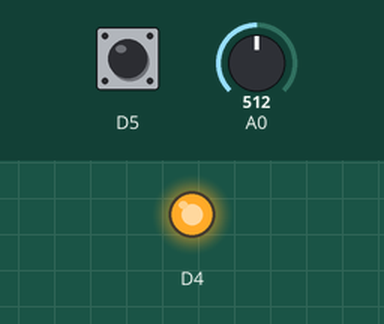
Bench run of a program on a simulated ESP8266 (NodeMCU). On the bench: output pins drawn as LEDs (lit = HIGH). The test bench sets the inputs (shaded band); at power-on: D5 HIGH, A0 = 512.

Above: at 1.2 s.
1.3 s: D5 pulled LOW for 0.15 s
At 2.0 s:
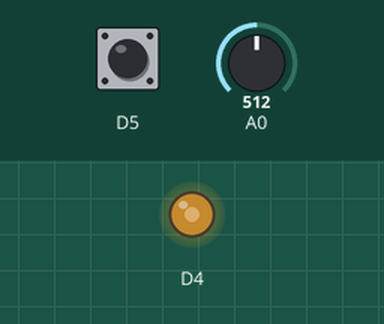
2.9 s: A0 set to 716
At 3.2 s:
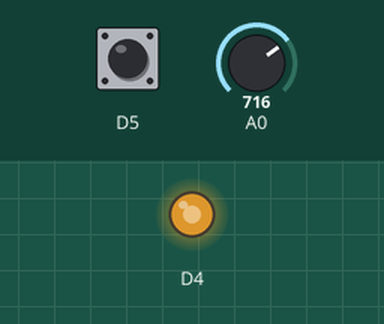
4.4 s: A0 set to 900
At 5.5 s:
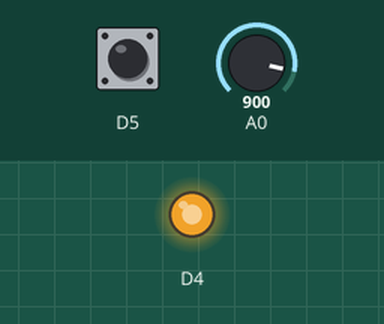
5.9 s: A0 set to 0
At 6.7 s:
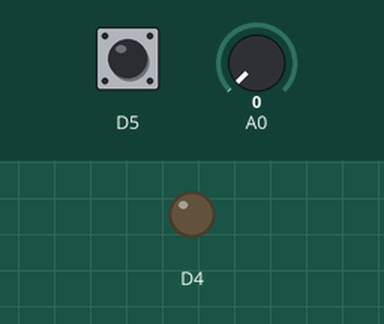
7.4 s: A0 set to 511
At 7.9 s:
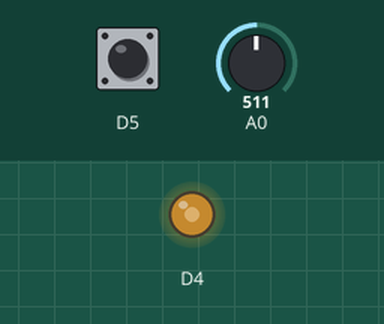
8.9 s: D5 pulled LOW for 1 s
At 10.2 s:
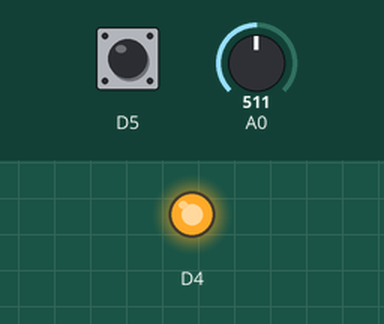
Timing chart, 0 to 11.9 s (numbered marks = the images above; inputs shaded):
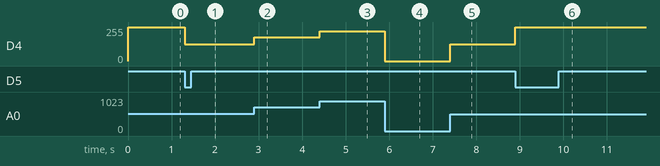

The program:

main.cpp
```cpp
#include <Arduino.h>
// I, William Ohia, 000791775, I acknowledge that this is my own work and
// no other person's work has been copied without acknowledgement.
// button states
#define BTN_UP  1
#define BTN_DOWN  0

// levels
#define Up 1
#define DOWN 0


bool pButtonState = false;
int btnState = BTN_UP;

void setup() {
  // put your setup code here, to run once:
   // configure the USB serial monitor
 Serial.begin(115200);

  // configure pin D4 as a digital output - this is the LED
 pinMode(D4, OUTPUT);

  // configure pin D5 as digital input - this is the pushbutton
 pinMode(D5, INPUT_PULLUP);

// set default PWM range
 analogWriteRange(1023);
}

void loop() {
  // put your main code here, to run repeatedly:
  int iVal;
   //double val;
   //int pushButton;
   if(digitalRead(D5) == DOWN){
    if(btnState == BTN_UP){
      btnState = BTN_DOWN;
      pButtonState = !pButtonState;
    }
   } else {
    btnState = BTN_UP;
   }

   if(pButtonState == false){
    analogWrite(D4, 1023);
   } else {
    iVal = analogRead(A0);
    analogWrite(D4, iVal);
   }

   delay(1);


}
```

Measured:
- after the input at 1.3 s, D4: 255/255 → 127/255 at once
- after the input at 2.9 s, D4: 127/255 → 178/255 at once
- after the input at 4.4 s, D4: 178/255 → 224/255 at once
- after the input at 5.9 s, D4: 224/255 → 0/255 at once
- after the input at 7.4 s, D4: 0/255 → 127/255 at once
- after the input at 8.9 s, D4: 127/255 → 255/255 at once
